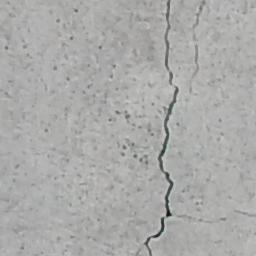
#> input picture Img_24.jpg, 256 x 256 px, given in place of 7024-145_flip_hflip.jpg, which was not available
$ jupyter execute --allow-errors CCELD_and_Skele_Marker_DEV-Analysis-and-Viz.ipynb   (shell and % lines are left out)   (Python 2 division)   (text cells are left out)
#> lines starting #> are read from the running program, lines starting #| are printed output that depends on the picture; after the words box and inside, x2 and y2 are one past the last pixel; in counts of white or black regions, pixels touching at a corner belong together; pictures that were not available may be replaced by others from this repository, and a replacement may not be noted
[cell 1]
import cv2
import numpy as np
import pandas as pd
import matplotlib.pyplot as plt
import seaborn as sns
from empiricaldist import Cdf
import sys
import os
import itertools
import ast

from sklearn.metrics import f1_score
from sklearn.metrics import recall_score
from sklearn.metrics import precision_score
from sklearn.metrics import accuracy_score
from sklearn.metrics import confusion_matrix
from sklearn.metrics import jaccard_score

from tqdm import tqdm

[cell 2]
# Load the image
#image = cv2.imread('image.jpg')
path = 'Manual_Segmentation/Images_and_Masks/Most_Recent_Images_and_Masks/'
#image= cv2.imread(path+'Original_Images/Img_37.jpg')
image=cv2.imread('7024-145_flip_hflip.jpg')
#> image is the input picture: shape (256, 256, 3); mean B, G, R 169.3, 170.7, 170.6

# Convert the images to grayscale
gray_image = cv2.cvtColor(np.array(image), cv2.COLOR_BGR2GRAY)

# Smooth the image to remove noise
smooth_image = cv2.blur(gray_image, (3, 3))

# Resizing both images
gray_image = cv2.resize(gray_image, (400, 400))
#> gray_image: shape (400, 400)
print(gray_image.dtype)
#| uint8
print(np.min(gray_image),np.max(gray_image))
#| 20 202

# applying contrast and brightness enhancement
alpha = 1 # Simple contrast control
beta = 50   # Simple brightness control
gray_image = cv2.convertScaleAbs(gray_image, alpha=alpha, beta=beta)
print(gray_image.dtype)
#| uint8
print(np.min(gray_image),np.max(gray_image))
#| 70 252
#> (the rest of this cell did not finish here and is left out)

#> (a cell that did not finish here is left out)

[cell 4]
# Step 5: Length Threshold
# [42 lines left out: functions remove_small_skeletons, restore_skeletons, not called in this run]


# Load your binary crack image
#> (the rest of this cell did not finish here and is left out)

#> (a cell that did not finish here is left out)

[cell 6]
# [19 lines left out: function find_endpoints, not called in this run]

# Example usage:
#> (the rest of this cell did not finish here and is left out)

#> (a cell that did not finish here is left out)

[cell 8]
def apply_area_thresholding(crack_mask, Tarea=10):
    # Find connected components and their stats (including area)
    num_labels, labels, stats, centroids = cv2.connectedComponentsWithStats(crack_mask, connectivity=8)

    # Define a minimum area threshold to remove small objects (adjust this value as needed)
    min_area_threshold = Tarea  # Adjust this threshold as needed

    # Create a mask to store the selected components
    selected_components = np.zeros_like(crack_mask)

    # Iterate through connected components
    for label in range(1, num_labels):
        # Check the area of the current component
        area = stats[label, cv2.CC_STAT_AREA]
        #print(area)

        # If the area is greater than or equal to the threshold, include it in the selected components
        if area >= min_area_threshold:
            selected_components[labels == label] = 255  # Set pixels to 255 (white)

    return selected_components

# [10 lines left out: function get_circle, not called in this run]

[cell 9]
def find_endpoints(thinned_image):
    endpoints = []
    height, width = thinned_image.shape

    # We loop from (1,1) so that each pixel will have eight neighbours (0,0) is the edge
    for x in range(1, height - 1):
        for y in range(1, width - 1):
            if thinned_image[x, y] == 1:  # Check if it's a white pixel (part of skeleton)
                # Define a neighborhood of 8 pixels around the current pixel
                neighborhood = thinned_image[x-1:x+2, y-1:y+2]

                # Count the number of non-zero (white) pixels in the neighborhood
                white_pixel_count = np.count_nonzero(neighborhood)
                #print(white_pixel_count)

                # If there's only one white pixel in the neighborhood, it's an endpoint
                if white_pixel_count == 2:#
                    endpoints.append((x, y))
    return endpoints

# Step 5: Length Threshold
def remove_small_skeletons(thinned_image, Tlength):
    _, labels = cv2.connectedComponents(thinned_image)

    # The number of labels is max label + 1 since we do 0 indexing
    num_labels = labels.max() + 1

    # We create a list to store the skeletons or say the skeleton images where the >= Tlength condition is satisfied
    skeletons = []

    for label in range(1, num_labels):  # Exclude background (label 0)
        # We loop through all the labels and the variable "component" just creates an image where only pixels from a
        # Particular label is shown
        component = (labels == label).astype(np.uint8)
        #print(component.shape)


        # Below after getting all pixels from each label, we sum the pixels from the labels and use basically if the sum
        # of the skeleton from a particular label is small, we take it as noise which makes a whole lot of sense.
        if np.sum(component) >= Tlength:
            skeletons.append(component)

    # Create a new thinned image with the remaining skeletons - we basically join all the skeletons in the skeleton list
    # The skeleton list is where we kept the pixels with long lengths
    thinned_image = np.zeros_like(thinned_image)
    for skeleton in skeletons:
        thinned_image |= skeleton  # Use logical OR to combine skeletons

    return thinned_image

def implement_radius_restoration(tlength_applied_thin_img, original_image, Tradius= 20):
    endpoints = find_endpoints(tlength_applied_thin_img)
    #print(endpoints)

    for endpoint in endpoints:
        x, y = endpoint[1], endpoint[0]
        mask = np.zeros_like(original_image)
        cv2.circle(mask, (x, y), Tradius, 255, -1)
        #plt.imshow(mask, cmap='gray')
        #plt.show()
    # Restore pixels in the thinned image using the mask
        tlength_applied_thin_img = np.maximum(tlength_applied_thin_img, cv2.bitwise_and(original_image, mask))

    return tlength_applied_thin_img

# Basically, this part is to restore the skeletons based after using tlength to remove stuff. The idea is to use dilation with
# a kernel which tells how much pixels to add basically to grow back pixels in the skeleton from the original image.
# We then use bitwise and which returns 1 if both pictures are 1 and 1. What we're doing is that with dilation,
# we're growing pixels but we want to keep only pixels based on their presence in out dirty image.
def restore_skeletons(original_image, thinned_image, radius = 1):
    # Dilation process
    kernel = np.ones(shape=(radius * 2 + 1,) * 2, dtype=np.uint8)

    # Here, we're basically doing dilation on the thinned image after that, we do the bitwise and on the dilated result and mask
    # and update the variable "expanded", thinned image on first iteration is still the skeleton but then we check if the
    # thinned image == expanded(i.e dilated+mask) we then update thinned to be = expanded. We do a dilation on the new updated
    # thinned which takes the variable expanded, we then use bitwise_and on dilation 2 and original image and update expanded.
    # Now, thinned is first comparison of dilation and mask the idea is we want to stop when the result of a previous
    # dilation and mask operation if it's the same as the current dilation and mask bitwise operation
    while True:
        expanded = cv2.dilate(src=thinned_image, kernel=kernel)
        cv2.bitwise_and(src1=expanded, src2=original_image, dst=expanded)

        # Termination criterion: Expansion didn't change the image at all
        if (thinned_image == expanded).all():
            return expanded
        thinned_image = expanded

def get_metrics(y_true, y_pred):
    return f1_score(y_true, y_pred), recall_score(y_true, y_pred), precision_score(y_true, y_pred, zero_division=0), accuracy_score(y_true, y_pred), jaccard_score(y_true, y_pred)

[cell 10]
def Pipeline (image_name, mask_name, kernel = (31,31), div=0.4, Tarea = 12, Tlength = 43, Tradius = 18):
    '''Displays Gound truth and CCELD Predicted mask based on Specified Kernel'''
#> called with image_name = 'Img_16.jpg', mask_name = 'Img_16.jpg', kernel = (31, 31), div = 0.4, Tarea = 12, Tlength = 43, Tradius = 18
    # Reading Images
    path = 'Manual_Segmentation/Images_and_Masks/Segmentation_test/'
    image= cv2.imread(path+'Seg_test_Images/'+image_name)
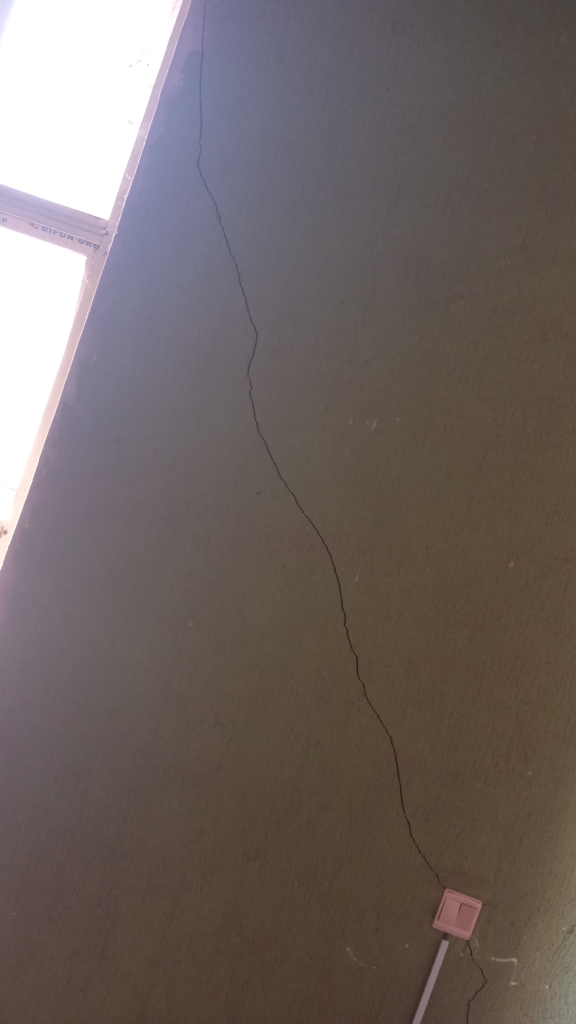
#> input picture Img_1.jpg, 2304 x 4096 px, given in place of Img_16.jpg, which was not available (shown at 1/4 size)
#> image is the input picture: shape (4096, 2304, 3); mean B, G, R 96.7, 99.9, 110.4
    groud_truth = cv2.imread(path+'/Seg_test_Masks/'+mask_name)

    # Convert the images to grayscale
    gray_image = cv2.cvtColor(np.array(image), cv2.COLOR_BGR2GRAY)
#> gray_image: shape (4096, 2304)
    groud_truth_img = cv2.cvtColor(np.array(groud_truth), cv2.COLOR_BGR2GRAY)

    # Smooth the image to remove noise
    smooth_image = cv2.blur(gray_image, (3, 3))
#> smooth_image: shape (4096, 2304)

    # Resizing both images
    gray_image = cv2.resize(smooth_image, (400, 400))
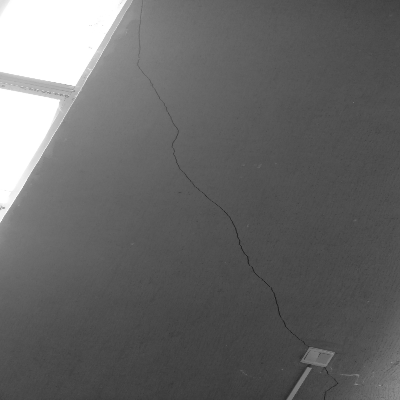
#> gray_image: shape (400, 400); min 28, max 255, mean 102.6
    groud_truth_img = cv2.resize(groud_truth_img, (400, 400))

    # Ground truth image has some Issues at the edge so, we have to apply a simple thresholding
    groud_truth_img = np.where(groud_truth_img<90, 0, groud_truth_img)
    groud_truth_img = np.where(groud_truth_img>=90, 255, groud_truth_img)
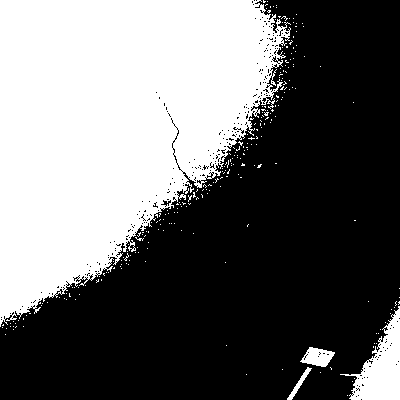
#> groud_truth_img: shape (400, 400); 41.2% white; 260 white regions (256 under 20 px), largest, box (x1, y1, x2, y2) and area: (0, 0, 291, 327) 62284, (340, 306, 400, 400) 2526, (300, 347, 335, 367) 431, (287, 367, 312, 400) 170

    # applying contrast and brightness enhancement
    alpha = 1 # Simple contrast control
    beta = 50   # Simple brightness control
    gray_image = cv2.convertScaleAbs(gray_image, alpha=alpha, beta=beta)
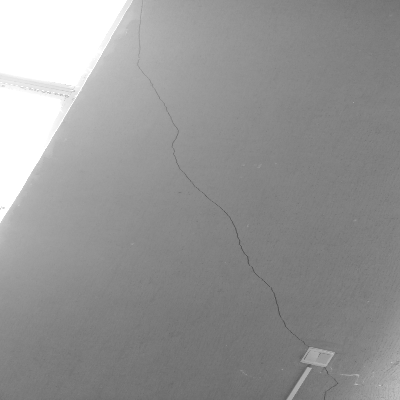
#> gray_image: shape (400, 400); min 78, max 255, mean 148.7

    # Calculate the mean and standard deviation of the pixel values using a 3x3 neighborhood
    mean_image = cv2.blur(gray_image, kernel)

    gray_image = gray_image.astype(np.int32)
    mean_image = mean_image.astype(np.int32)
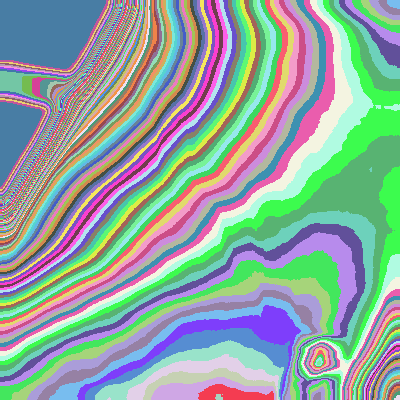
#> mean_image: shape (400, 400) int32; 144 distinct labels, from 112 to 255; one colour per label, 0 black

    std_image = gray_image - mean_image
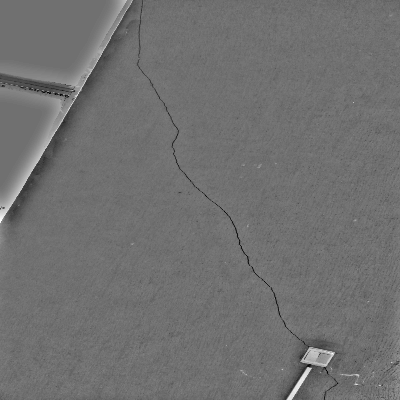
#> std_image: shape (400, 400) int32; min -46, max 58, mean 0; drawn with min black and max white

    # Automated threshold selection based on histogram distribution in gray image, basically if there's so much brightness in
    # image we want to use a high threshold to activate the crack if not, we use a low threshold

    # Calculating the average of the 25th, 50th, 75th, and 85th percentile pixel value
    perc_25, perc_35, perc_45, perc_50, perc_65, perc_75  = np.percentile(smooth_image, 25), np.percentile(smooth_image, 35), \
    np.percentile(smooth_image, 45), np.percentile(smooth_image, 50), np.percentile(smooth_image, 65), np.percentile(smooth_image, 75)
#> perc_25 = 76; perc_35 = 79; perc_45 = 82; perc_50 = 84; perc_65 = 95; perc_75 = 105

    # Calculating average of the 1th, 1.2th and 1.5th percentiles
    perc_1, perc_1p2, perc_1p5 = np.percentile(smooth_image, 1), np.percentile(smooth_image, 1.2), \
    np.percentile(smooth_image, 1.5)
#> perc_1 = 63; perc_1p2 = 63; perc_1p5 = 64

    low_mean = np.mean([perc_1, perc_1p2, perc_1p5])
#> low_mean = 63.33
    high_mean = np.mean([perc_25, perc_35, perc_45, perc_50, perc_65, perc_75])
#> high_mean = 86.83
    join_mean = np.mean([perc_1, perc_1p2, perc_1p5, perc_25, perc_35, perc_45, perc_50, perc_65, perc_75])
#> join_mean = 79

    diff = high_mean - low_mean
#> diff = 23.5
    threshold = join_mean - low_mean
#> threshold = 15.67
    #ratio = low_mean/high_mean

    threshold = (np.sqrt(threshold)/div)*-1
#> threshold = -9.9
    # print(threshold)
    #print('Your threshold is {}'.format(threshold))

    # Create a binary mask where cracks are represented as white pixels
    crack_mask = np.zeros_like(std_image)
    crack_mask[std_image <= threshold] = 255

    # Apply the crack mask to the original image
    gray_image = gray_image.astype(np.uint8)
    crack_mask = crack_mask.astype(np.uint8)
    #segmented_image = cv2.bitwise_and(gray_image, gray_image, mask=crack_mask)

    # Applying Skele-Marker
    # 1. Area thresholding on crack image
    sk_crack_mask = apply_area_thresholding(crack_mask, Tarea)

    # 2. Thinning and using Tlength
    thinned_image = cv2.ximgproc.thinning(sk_crack_mask)

    # 3. Remove small skeletons
    thinned_image = remove_small_skeletons(thinned_image, Tlength)

    # 4. Restore skeletons
    restored_image = restore_skeletons(sk_crack_mask, thinned_image)

    # 5. Using Radius restoration
    rad = implement_radius_restoration(thinned_image, sk_crack_mask, Tradius = Tradius)
#> after the loop in implement_radius_restoration, `for endpoint in endpoints:`:
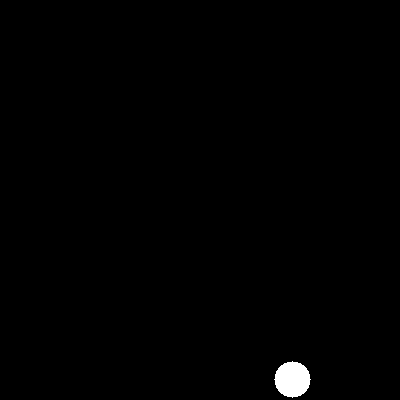
#> mask: shape (400, 400); 0.63% white; 1 white region, box (x1, y1, x2, y2) and area: (274, 361, 311, 398) 1009
#> after the loop in implement_radius_restoration, `for endpoint in endpoints:`:
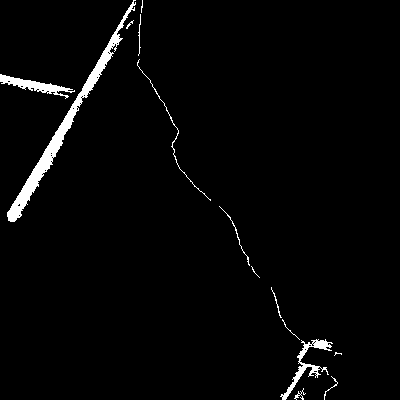
#> original_image: shape (400, 400); 2.4% white; 14 white regions (3 under 20 px), largest, box (x1, y1, x2, y2) and area: (7, 0, 136, 222) 2251, (280, 339, 333, 400) 591, (0, 74, 75, 99) 577
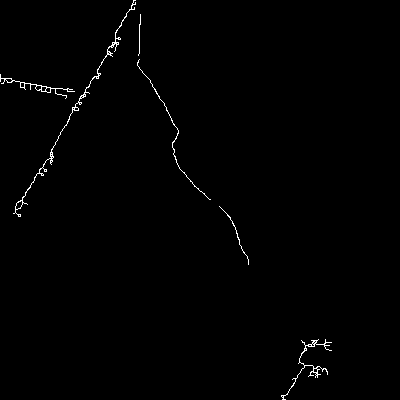
#> thinned_image: shape (400, 400); values 0 (black) and 1 (white), 0.71% white in thin lines or dots, all inside (x1, y1, x2, y2) = (0, 0, 332, 400)

    # Combining remaining skeleton with radius based on endpoint restoration
    sk_crack_mask = cv2.bitwise_or(restored_image*255, rad)

    #Applying morphological operations
    #kernel = np.array([[1,1,1], [1,1,1]])
    #erosion = cv2.erode(crack_mask, kernel, iterations=1)

    # Calculating IOU score between mask and CCELD segmentation
    truth_label = np.where(groud_truth_img==255, 1, groud_truth_img).flatten()
    cceld_label = np.where(crack_mask==255, 1, crack_mask).flatten()
    sk_crack_mask_label = np.where(sk_crack_mask==255, 1, sk_crack_mask).flatten()
    cceld_skele = np.where(crack_mask==255, 1, crack_mask).flatten()
    jac_cceld = jaccard_score(truth_label, cceld_label)
#> jac_cceld = 0.0452
    jac_cceld_skele = jaccard_score(truth_label, sk_crack_mask_label)
#> jac_cceld_skele = 0.0443

    #return truth_label, cceld_label, sk_crack_mask_label
    #jac = jaccard_score(np.where(groud_truth_img==255, 1, groud_truth_img), np.where(crack_mask==255, 1, crack_mask))
    #print('The Intersection over Union Score for Raw CCELD is {} combining with Skele-Marker, it\'s {}'.format(
     #   jac_cceld, jac_cceld_skele))

    # Displaying Results
    plt.figure(figsize=(9,7))
    plt.subplot(1,3,1)
    plt.imshow(groud_truth_img, cmap='gray')
    plt.title('Ground Truth')
    plt.subplot(1,3,2)
    plt.imshow(crack_mask, cmap='gray')
    plt.title('CCELD Mask')
    plt.subplot(1,3,3)
    plt.imshow(sk_crack_mask, cmap='gray')
    plt.title('CCELD + SKELE-MARKER Mask')
    plt.grid()
    plt.show()
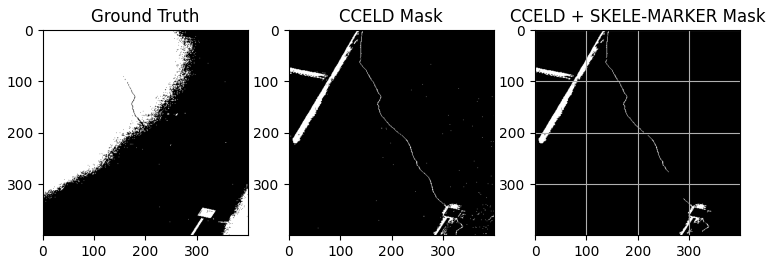
#> figure drawn by matplotlib, 3 panels
